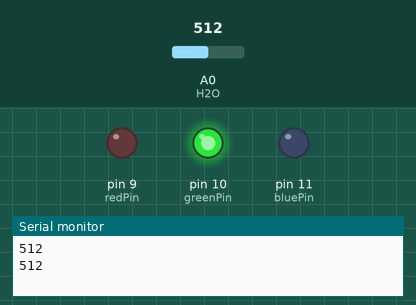
Recording of a sketch running on a simulated Arduino Uno, built with avr-gcc and run on an emulated ATmega328P. Parts: output pins drawn as LEDs (lit = HIGH), the last lines printed to the serial monitor. The inputs (shaded band) are chosen by the test bench; at power-on: A0 (H2O) = 512.

Above: at 1.8 s.
1.9 s: A0 (H2O) set to 411
3.4 s: A0 (H2O) set to 392
At 5.0 s:
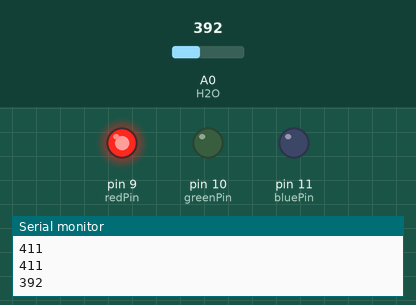
5.5 s: A0 (H2O) set to 670
At 6.6 s:
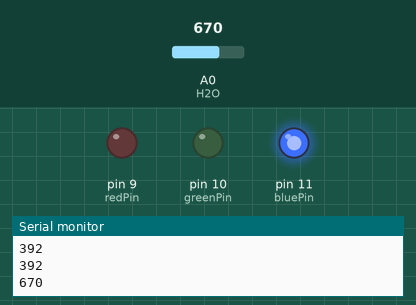
7.5 s: A0 (H2O) set to 645
At 9.2 s:
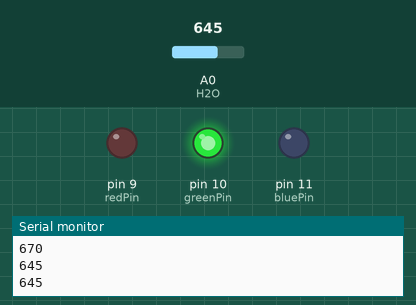
9.5 s: A0 (H2O) set to 716
At 10.9 s:
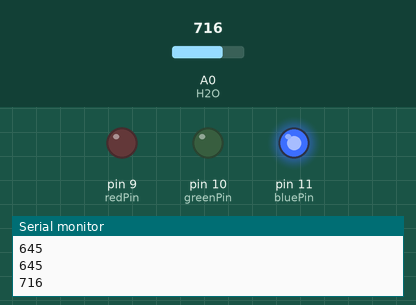
Timing chart, 0 to 12.5 s (numbered marks = the images above; inputs shaded):
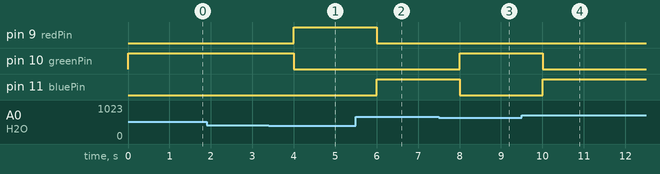

The sketch:

NewHacks.ino
```cpp
int H2O = 0;
int redPin = 9;
int greenPin = 10;
int bluePin = 11;
int value;

void setup(){
  pinMode(H2O, INPUT);
  pinMode(redPin, OUTPUT);
  pinMode(greenPin, OUTPUT);
  pinMode(bluePin, OUTPUT);
  Serial.begin(115200);
}

void loop(){

  value = analogRead(H2O);

  if(value <= 400){
    digitalWrite(redPin,HIGH);
    digitalWrite(greenPin, LOW);
    digitalWrite(bluePin, LOW);
    Serial.println(value);
    delay(1000);
  }
  else if(value > 400 && value <= 660) {
    digitalWrite(redPin,LOW);
    digitalWrite(greenPin, HIGH);
    digitalWrite(bluePin, LOW);
    Serial.println(value);
    delay(1000);
  }
  else {
    digitalWrite(redPin, LOW);
    digitalWrite(greenPin, LOW);
    digitalWrite(bluePin, HIGH);
    Serial.println(value);
    delay(1000);
  }
}
```

Measured:
- the behaviour switches between 401 and 400 on A0 (H2O) (found by bisection; images 0 and 1)
- the behaviour switches between 661 and 660 on A0 (H2O) (found by bisection; images 2 and 3)
- after the input at 3.4 s, pin 9 (redPin): LOW → HIGH after 0.60 s; pin 10 (greenPin): HIGH → LOW after 0.60 s
- after the input at 5.5 s, pin 9 (redPin): HIGH → LOW after 0.50 s; pin 11 (bluePin): LOW → HIGH after 0.50 s
- after the input at 7.5 s, pin 10 (greenPin): LOW → HIGH after 0.50 s; pin 11 (bluePin): HIGH → LOW after 0.50 s
- after the input at 9.5 s, pin 10 (greenPin): HIGH → LOW after 0.50 s; pin 11 (bluePin): LOW → HIGH after 0.50 s
